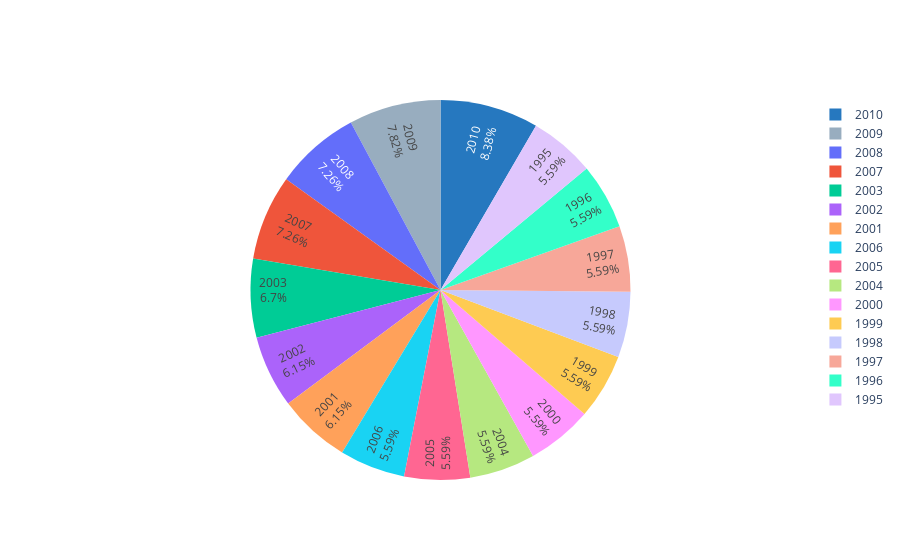

Source (notebook cell):
### Code cell
import plotly.graph_objs as go
labels = df['Year'].value_counts()[:].index
values = df['Never smoked'].value_counts()[:].values

colors=['#2678bf', '#98adbf']

fig = go.Figure(data=[go.Pie(labels = labels, values=values, textinfo="label+percent",
                            insidetextorientation="radial", marker=dict(colors=colors))])

fig.show()

### Figure 1 — Plotly figure (JSON) as saved in the notebook; plotly's stock layout.template omitted (floating-point values rounded to 4 significant figures; data arrays with more than 128 entries replaced by an {"elided": "..."} marker saying what was removed)
{"data": [{"insidetextorientation": "radial", "labels": [2010, 2009, 2008, 2007, 2003, 2002, 2001, 2006, 2005, 2004, 2000, 1999, 1998, 1997, 1996, 1995], "marker": {"colors": ["#2678bf", "#98adbf"]}, "textinfo": "label+percent", "type": "pie", "values": {"elided": "208 int values"}}], "layout": {}}
